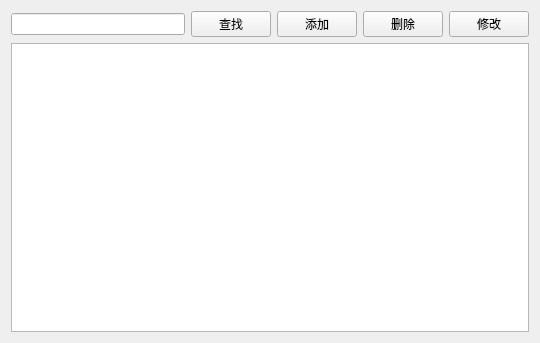
<?xml version="1.0" encoding="UTF-8"?>
<ui version="4.0">
 <class>PatientView</class>
 <widget class="QWidget" name="PatientView">
  <property name="geometry">
   <rect>
    <x>0</x>
    <y>0</y>
    <width>540</width>
    <height>343</height>
   </rect>
  </property>
  <property name="windowTitle">
   <string>患者管理</string>
  </property>
  <layout class="QVBoxLayout" name="verticalLayout">
   <item>
    <layout class="QHBoxLayout" name="horizontalLayout">
     <item>
      <widget class="QLineEdit" name="txtSearch"/>
     </item>
     <item>
      <widget class="QPushButton" name="btSearch">
       <property name="text">
        <string>查找</string>
       </property>
      </widget>
     </item>
     <item>
      <widget class="QPushButton" name="btAdd">
       <property name="text">
        <string>添加</string>
       </property>
      </widget>
     </item>
     <item>
      <widget class="QPushButton" name="btDel">
       <property name="text">
        <string>删除</string>
       </property>
      </widget>
     </item>
     <item>
      <widget class="QPushButton" name="btEdit">
       <property name="text">
        <string>修改</string>
       </property>
      </widget>
     </item>
    </layout>
   </item>
   <item>
    <widget class="QTreeView" name="treeView"/>
   </item>
  </layout>
 </widget>
 <resources/>
 <connections/>
</ui>
